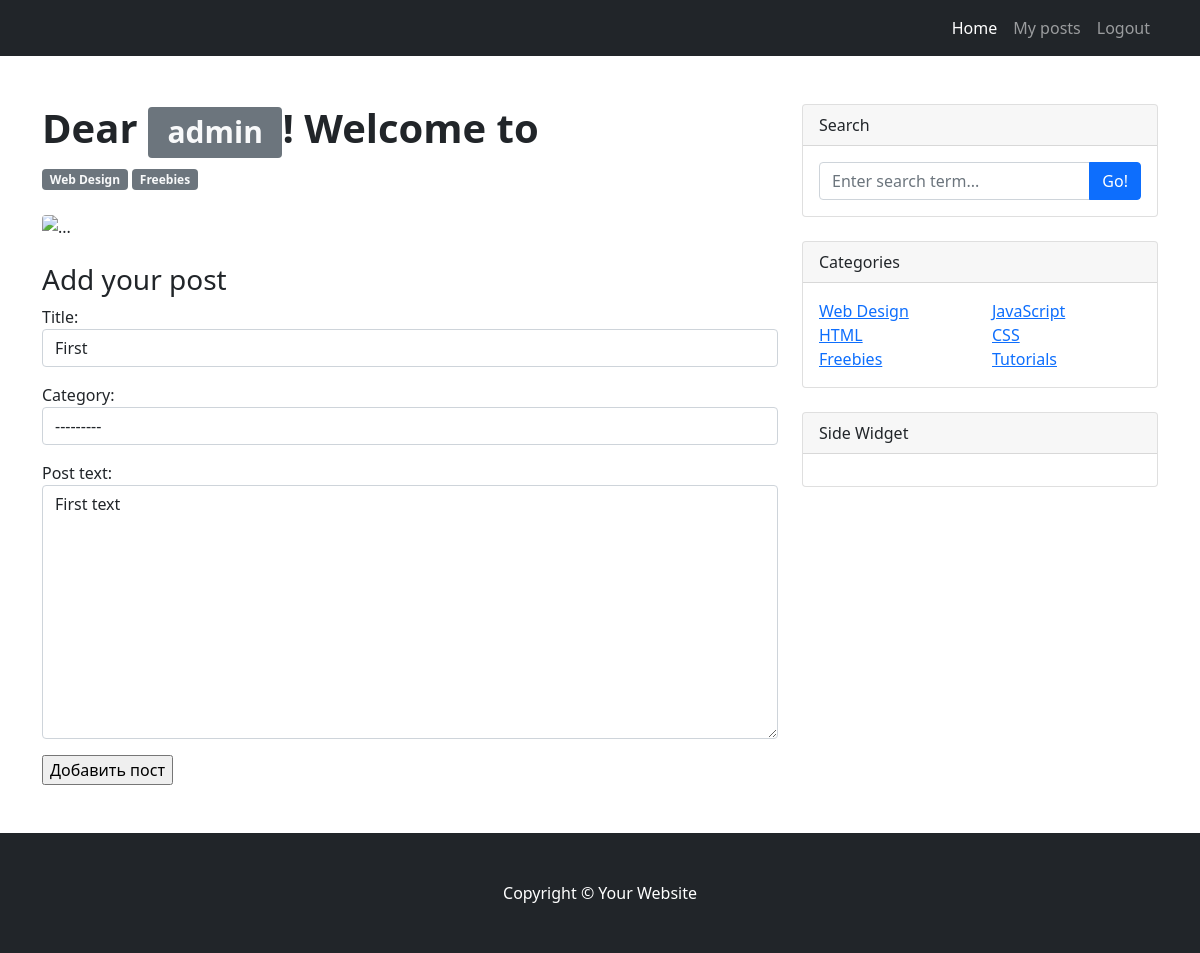
The app's page /post/update/1 (signed in), older data.
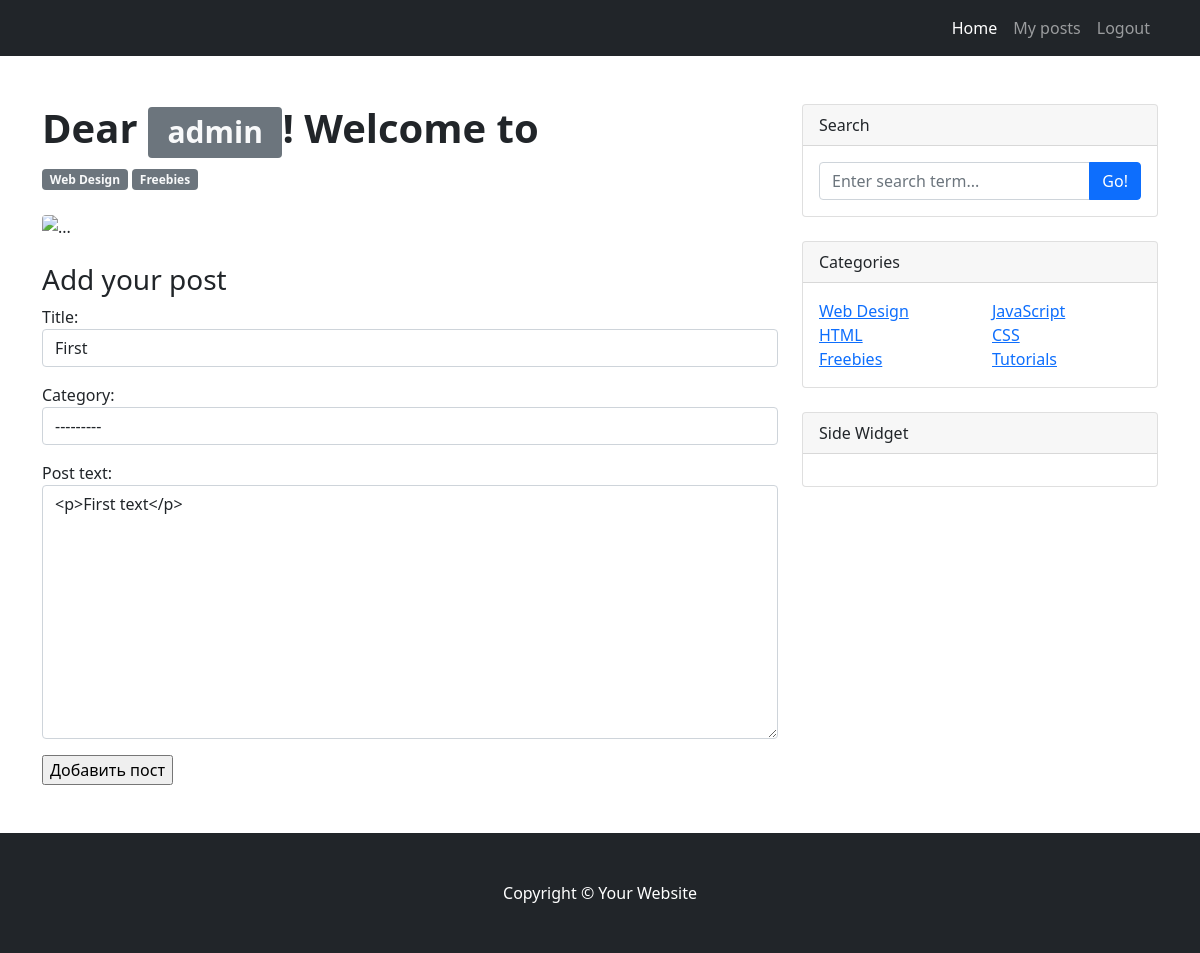
The same page, newer data.
### board_app/models.py (models this page shows, shortened)
class Post(models.Model):
    title = models.CharField(max_length=255)
    post_auth = models.ForeignKey(User, on_delete=models.CASCADE)
    add_time = models.DateTimeField(auto_now_add=True)
    category = models.CharField(max_length=30, choices=PostTypes)
    post_text = RichTextField(blank=True, null=True)

### board_app/views.py (the view)
# urls.py: path('update/<int:pk>', PostUpdateView.as_view(), name='update_posts'),
class PostUpdateView(LoginRequiredMixin, UpdateView):
    template_name = 'create_post.html'
    form_class = PostForm
    success_url = '/'
    def get_object(self, **kwargs):
        _id = self.kwargs.get('pk')
        return Post.objects.get(pk=_id)

### board_app/forms.py
class PostForm(ModelForm):
    class Meta:
        model = Post
        fields = ['title', 'category', 'post_text']
        widgets = {
            'title': forms.TextInput(attrs={'class': 'form-control'}),
            'category': forms.Select(attrs={'class': 'form-control'}),
            'post_text': forms.Textarea(attrs={'class': 'form-control'}),
        }

### templates/create_post.html (shortened to what this page needs)
{% extends 'flatpages/default.html' %}
{% block content %}
<h3> Add your post </h3>
<form method="POST">
    {{ form.as_p }}
    <input type="submit" value="Добавить пост">
</form>
{% endblock content %}

Row changes from the older to the newer data that the page shows:
changed Post "First": post_text "First text" → "<p>First text</p>"
